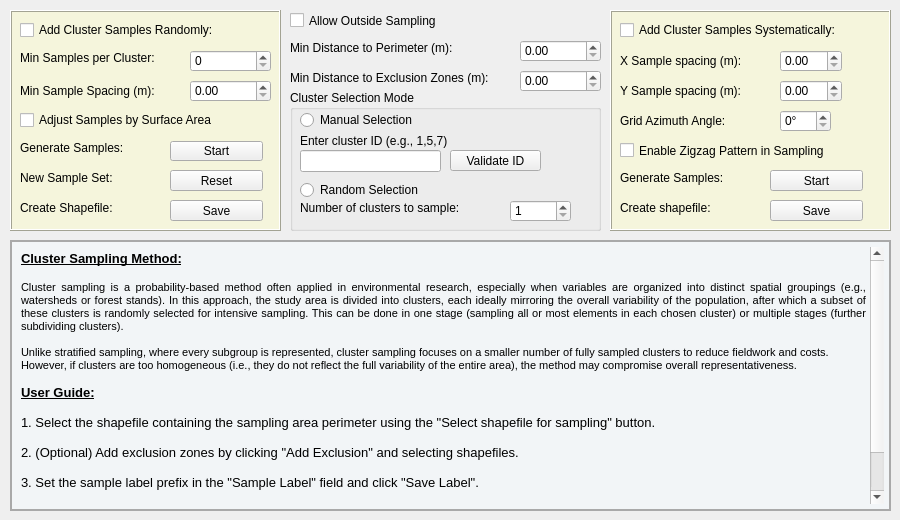
    <widget class="QWidget" name="tab_5">
     <attribute name="title">
      <string>Cluster</string>
     </attribute>
     <widget class="QFrame" name="frame_9">
      <property name="geometry">
       <rect>
        <x>10</x>
        <y>10</y>
        <width>271</width>
        <height>221</height>
       </rect>
      </property>
      <property name="styleSheet">
       <string notr="true">QFrame {
    background-color: #f5f5dc;
}</string>
      </property>
      <property name="frameShape">
       <enum>QFrame::Box</enum>
      </property>
      <property name="frameShadow">
       <enum>QFrame::Raised</enum>
      </property>
      <widget class="QLabel" name="label_39">
       <property name="geometry">
        <rect>
         <x>10</x>
         <y>40</y>
         <width>151</width>
         <height>16</height>
        </rect>
       </property>
       <property name="text">
        <string>Min Samples per Cluster:</string>
       </property>
      </widget>
      <widget class="QSpinBox" name="spinBoxnumberofclustersamples">
       <property name="geometry">
        <rect>
         <x>180</x>
         <y>40</y>
         <width>81</width>
         <height>22</height>
        </rect>
       </property>
       <property name="maximum">
        <number>10000</number>
       </property>
      </widget>
      <widget class="QLabel" name="label_40">
       <property name="geometry">
        <rect>
         <x>10</x>
         <y>70</y>
         <width>151</width>
         <height>21</height>
        </rect>
       </property>
       <property name="text">
        <string>Min Sample Spacing (m):</string>
       </property>
      </widget>
      <widget class="QDoubleSpinBox" name="doubleSpinBoxdistanceclustersamples">
       <property name="geometry">
        <rect>
         <x>180</x>
         <y>70</y>
         <width>81</width>
         <height>22</height>
        </rect>
       </property>
       <property name="maximum">
        <double>100000.000000000000000</double>
       </property>
      </widget>
      <widget class="QPushButton" name="pushButtonclusterrandomsave">
       <property name="geometry">
        <rect>
         <x>160</x>
         <y>190</y>
         <width>93</width>
         <height>21</height>
        </rect>
       </property>
       <property name="text">
        <string>Save</string>
       </property>
       <property name="autoDefault">
        <bool>false</bool>
       </property>
      </widget>
      <widget class="QLabel" name="label_41">
       <property name="geometry">
        <rect>
         <x>10</x>
         <y>190</y>
         <width>131</width>
         <height>16</height>
        </rect>
       </property>
       <property name="text">
        <string>Create Shapefile:</string>
       </property>
      </widget>
      <widget class="QPushButton" name="pushButtonclusterrandomstart">
       <property name="geometry">
        <rect>
         <x>160</x>
         <y>131</y>
         <width>93</width>
         <height>20</height>
        </rect>
       </property>
       <property name="text">
        <string>Start</string>
       </property>
       <property name="autoDefault">
        <bool>false</bool>
       </property>
      </widget>
      <widget class="QLabel" name="label_42">
       <property name="geometry">
        <rect>
         <x>10</x>
         <y>130</y>
         <width>131</width>
         <height>16</height>
        </rect>
       </property>
       <property name="text">
        <string>Generate Samples:</string>
       </property>
      </widget>
      <widget class="QPushButton" name="pushButtonclusterrandomreset">
       <property name="geometry">
        <rect>
         <x>160</x>
         <y>160</y>
         <width>93</width>
         <height>21</height>
        </rect>
       </property>
       <property name="text">
        <string>Reset</string>
       </property>
       <property name="autoDefault">
        <bool>false</bool>
       </property>
      </widget>
      <widget class="QLabel" name="label_43">
       <property name="geometry">
        <rect>
         <x>10</x>
         <y>160</y>
         <width>131</width>
         <height>16</height>
        </rect>
       </property>
       <property name="text">
        <string>New Sample Set:</string>
       </property>
      </widget>
      <widget class="QCheckBox" name="checkBoxaddclustersamplesrandomly">
       <property name="geometry">
        <rect>
         <x>10</x>
         <y>10</y>
         <width>221</width>
         <height>20</height>
        </rect>
       </property>
       <property name="text">
        <string>Add Cluster Samples Randomly:</string>
       </property>
      </widget>
      <widget class="QCheckBox" name="checkBoxadjustclustersamplesbysurfacearea">
       <property name="geometry">
        <rect>
         <x>10</x>
         <y>100</y>
         <width>231</width>
         <height>20</height>
        </rect>
       </property>
       <property name="text">
        <string>Adjust Samples by Surface Area</string>
       </property>
      </widget>
     </widget>
     <widget class="QFrame" name="frame_10">
      <property name="geometry">
       <rect>
        <x>610</x>
        <y>10</y>
        <width>281</width>
        <height>221</height>
       </rect>
      </property>
      <property name="styleSheet">
       <string notr="true">QFrame {
    background-color: #f5f5dc;
}
</string>
      </property>
      <property name="frameShape">
       <enum>QFrame::Box</enum>
      </property>
      <property name="frameShadow">
       <enum>QFrame::Raised</enum>
      </property>
      <widget class="QLabel" name="label_44">
       <property name="geometry">
        <rect>
         <x>10</x>
         <y>160</y>
         <width>151</width>
         <height>16</height>
        </rect>
       </property>
       <property name="text">
        <string>Generate Samples:</string>
       </property>
      </widget>
      <widget class="QPushButton" name="pushButtonclustersystematicstart">
       <property name="geometry">
        <rect>
         <x>160</x>
         <y>160</y>
         <width>93</width>
         <height>21</height>
        </rect>
       </property>
       <property name="text">
        <string>Start</string>
       </property>
       <property name="autoDefault">
        <bool>false</bool>
       </property>
      </widget>
      <widget class="QLabel" name="label_45">
       <property name="geometry">
        <rect>
         <x>10</x>
         <y>190</y>
         <width>151</width>
         <height>16</height>
        </rect>
       </property>
       <property name="text">
        <string>Create shapefile:</string>
       </property>
      </widget>
      <widget class="QPushButton" name="pushButtonclustersystematicsave">
       <property name="geometry">
        <rect>
         <x>160</x>
         <y>190</y>
         <width>93</width>
         <height>21</height>
        </rect>
       </property>
       <property name="text">
        <string>Save</string>
       </property>
       <property name="autoDefault">
        <bool>false</bool>
       </property>
      </widget>
      <widget class="QCheckBox" name="checkBoxaddclustersamplessystematically">
       <property name="geometry">
        <rect>
         <x>10</x>
         <y>10</y>
         <width>251</width>
         <height>20</height>
        </rect>
       </property>
       <property name="text">
        <string>Add Cluster Samples Systematically:</string>
       </property>
      </widget>
      <widget class="QDoubleSpinBox" name="doubleSpinBoxdistanceclusterysamples">
       <property name="geometry">
        <rect>
         <x>170</x>
         <y>70</y>
         <width>62</width>
         <height>22</height>
        </rect>
       </property>
       <property name="maximum">
        <double>10000.000000000000000</double>
       </property>
      </widget>
      <widget class="QLabel" name="label_46">
       <property name="geometry">
        <rect>
         <x>10</x>
         <y>40</y>
         <width>141</width>
         <height>21</height>
        </rect>
       </property>
       <property name="text">
        <string>X Sample spacing (m):</string>
       </property>
      </widget>
      <widget class="QDoubleSpinBox" name="doubleSpinBoxdistanceclusterxsamples">
       <property name="geometry">
        <rect>
         <x>170</x>
         <y>40</y>
         <width>62</width>
         <height>22</height>
        </rect>
       </property>
       <property name="maximum">
        <double>10000.000000000000000</double>
       </property>
      </widget>
      <widget class="QLabel" name="label_47">
       <property name="geometry">
        <rect>
         <x>10</x>
         <y>70</y>
         <width>141</width>
         <height>21</height>
        </rect>
       </property>
       <property name="text">
        <string>Y Sample spacing (m):</string>
       </property>
      </widget>
      <widget class="QSpinBox" name="spinBoxangleclustersystematically">
       <property name="geometry">
        <rect>
         <x>170</x>
         <y>100</y>
         <width>51</width>
         <height>22</height>
        </rect>
       </property>
       <property name="suffix">
        <string>°</string>
       </property>
       <property name="maximum">
        <number>180</number>
       </property>
      </widget>
      <widget class="QLabel" name="label_48">
       <property name="geometry">
        <rect>
         <x>10</x>
         <y>100</y>
         <width>141</width>
         <height>21</height>
        </rect>
       </property>
       <property name="text">
        <string>Grid Azimuth Angle: </string>
       </property>
      </widget>
      <widget class="QCheckBox" name="checkBoxclustersampling_zigzagcluster">
       <property name="geometry">
        <rect>
         <x>10</x>
         <y>130</y>
         <width>261</width>
         <height>21</height>
        </rect>
       </property>
       <property name="text">
        <string>Enable Zigzag Pattern in Sampling</string>
       </property>
      </widget>
     </widget>
     <widget class="QLabel" name="label_49">
      <property name="geometry">
       <rect>
        <x>290</x>
        <y>40</y>
        <width>211</width>
        <height>16</height>
       </rect>
      </property>
      <property name="text">
       <string>Min Distance to Perimeter (m):</string>
      </property>
     </widget>
     <widget class="QDoubleSpinBox" name="doubleSpinBoxdistanceclusterperimeter">
      <property name="geometry">
       <rect>
        <x>520</x>
        <y>40</y>
        <width>81</width>
        <height>22</height>
       </rect>
      </property>
      <property name="maximum">
       <double>100000.000000000000000</double>
      </property>
     </widget>
     <widget class="QLabel" name="label_50">
      <property name="geometry">
       <rect>
        <x>290</x>
        <y>70</y>
        <width>231</width>
        <height>16</height>
       </rect>
      </property>
      <property name="text">
       <string>Min Distance to Exclusion Zones (m):</string>
      </property>
     </widget>
     <widget class="QDoubleSpinBox" name="doubleSpinBoxdistanceclusterexclusion">
      <property name="geometry">
       <rect>
        <x>520</x>
        <y>70</y>
        <width>81</width>
        <height>22</height>
       </rect>
      </property>
      <property name="maximum">
       <double>100000.000000000000000</double>
      </property>
     </widget>
     <widget class="QCheckBox" name="checkBoxoutsidesamplingcluster">
      <property name="geometry">
       <rect>
        <x>290</x>
        <y>10</y>
        <width>201</width>
        <height>21</height>
       </rect>
      </property>
      <property name="text">
       <string>Allow Outside Sampling</string>
      </property>
     </widget>
     <widget class="QGroupBox" name="groupboxcluster">
      <property name="geometry">
       <rect>
        <x>290</x>
        <y>90</y>
        <width>311</width>
        <height>141</height>
       </rect>
      </property>
      <property name="styleSheet">
       <string notr="true"/>
      </property>
      <property name="title">
       <string>Cluster Selection Mode</string>
      </property>
      <widget class="QRadioButton" name="radiobuttonmanual">
       <property name="geometry">
        <rect>
         <x>10</x>
         <y>20</y>
         <width>161</width>
         <height>20</height>
        </rect>
       </property>
       <property name="text">
        <string>Manual Selection</string>
       </property>
      </widget>
      <widget class="QRadioButton" name="radiobuttonrandom">
       <property name="geometry">
        <rect>
         <x>10</x>
         <y>90</y>
         <width>141</width>
         <height>20</height>
        </rect>
       </property>
       <property name="text">
        <string>Random Selection</string>
       </property>
      </widget>
      <widget class="QLabel" name="label_51">
       <property name="geometry">
        <rect>
         <x>10</x>
         <y>40</y>
         <width>241</width>
         <height>21</height>
        </rect>
       </property>
       <property name="text">
        <string>Enter cluster ID (e.g., 1,5,7)</string>
       </property>
      </widget>
      <widget class="QLineEdit" name="lineeditclusterid">
       <property name="geometry">
        <rect>
         <x>10</x>
         <y>60</y>
         <width>141</width>
         <height>22</height>
        </rect>
       </property>
      </widget>
      <widget class="QPushButton" name="pushbuttonvalidateclusterid">
       <property name="geometry">
        <rect>
         <x>160</x>
         <y>60</y>
         <width>91</width>
         <height>21</height>
        </rect>
       </property>
       <property name="text">
        <string>Validate ID</string>
       </property>
       <property name="autoDefault">
        <bool>false</bool>
       </property>
      </widget>
      <widget class="QLabel" name="label_52">
       <property name="geometry">
        <rect>
         <x>10</x>
         <y>110</y>
         <width>211</width>
         <height>16</height>
        </rect>
       </property>
       <property name="text">
        <string>Number of clusters to sample:</string>
       </property>
      </widget>
      <widget class="QSpinBox" name="spinboxrandonclusterid">
       <property name="geometry">
        <rect>
         <x>220</x>
         <y>110</y>
         <width>61</width>
         <height>22</height>
        </rect>
       </property>
       <property name="minimum">
        <number>1</number>
       </property>
       <property name="maximum">
        <number>100000</number>
       </property>
      </widget>
     </widget>
     <widget class="QTextEdit" name="textEdit_5">
      <property name="geometry">
       <rect>
        <x>10</x>
        <y>240</y>
        <width>881</width>
        <height>271</height>
       </rect>
      </property>
      <property name="styleSheet">
       <string notr="true">QTextEdit {
    background-color: #f2f5f7;
    border: none;  /* Elimina el borde predeterminado */
    padding: 5px;
}

QTextEdit {
    border: 2px solid #A9A9A9;  /* Añade un borde personalizado */
}</string>
      </property>
      <property name="frameShape">
       <enum>QFrame::Box</enum>
      </property>
      <property name="lineWidth">
       <number>2</number>
      </property>
      <property name="html">
       <string>&lt;!DOCTYPE HTML PUBLIC &quot;-//W3C//DTD HTML 4.0//EN&quot; &quot;http://www.w3.org/TR/REC-html40/strict.dtd&quot;&gt;
&lt;html&gt;&lt;head&gt;&lt;meta name=&quot;qrichtext&quot; content=&quot;1&quot; /&gt;&lt;style type=&quot;text/css&quot;&gt;
p, li { white-space: pre-wrap; }
&lt;/style&gt;&lt;/head&gt;&lt;body style=&quot; font-family:'MS Shell Dlg 2'; font-size:8.25pt; font-weight:400; font-style:normal;&quot;&gt;
&lt;p style=&quot; margin-top:0px; margin-bottom:0px; margin-left:0px; margin-right:0px; -qt-block-indent:0; text-indent:0px;&quot;&gt;&lt;span style=&quot; font-size:10pt; font-weight:600; text-decoration: underline;&quot;&gt;Cluster Sampling Method:&lt;/span&gt;&lt;/p&gt;
&lt;p align=&quot;justify&quot; style=&quot;-qt-paragraph-type:empty; margin-top:0px; margin-bottom:0px; margin-left:0px; margin-right:0px; -qt-block-indent:0; text-indent:0px; font-size:10pt;&quot;&gt;&lt;br /&gt;&lt;/p&gt;
&lt;p align=&quot;justify&quot; style=&quot; margin-top:0px; margin-bottom:0px; margin-left:0px; margin-right:0px; -qt-block-indent:0; text-indent:0px;&quot;&gt;Cluster sampling is a probability-based method often applied in environmental research, especially when variables are organized into distinct spatial groupings (e.g., watersheds or forest stands). In this approach, the study area is divided into clusters, each ideally mirroring the overall variability of the population, after which a subset of these clusters is randomly selected for intensive sampling. This can be done in one stage (sampling all or most elements in each chosen cluster) or multiple stages (further subdividing clusters).&lt;/p&gt;
&lt;p align=&quot;justify&quot; style=&quot;-qt-paragraph-type:empty; margin-top:0px; margin-bottom:0px; margin-left:0px; margin-right:0px; -qt-block-indent:0; text-indent:0px;&quot;&gt;&lt;br /&gt;&lt;/p&gt;
&lt;p style=&quot; margin-top:0px; margin-bottom:0px; margin-left:0px; margin-right:0px; -qt-block-indent:0; text-indent:0px;&quot;&gt;Unlike stratified sampling, where every subgroup is represented, cluster sampling focuses on a smaller number of fully sampled clusters to reduce fieldwork and costs. However, if clusters are too homogeneous (i.e., they do not reflect the full variability of the entire area), the method may compromise overall representativeness.&lt;/p&gt;
&lt;p align=&quot;justify&quot; style=&quot;-qt-paragraph-type:empty; margin-top:0px; margin-bottom:0px; margin-left:0px; margin-right:0px; -qt-block-indent:0; text-indent:0px;&quot;&gt;&lt;br /&gt;&lt;/p&gt;
&lt;p align=&quot;justify&quot; style=&quot; margin-top:0px; margin-bottom:0px; margin-left:0px; margin-right:0px; -qt-block-indent:0; text-indent:0px;&quot;&gt;&lt;span style=&quot; font-size:10pt; font-weight:600; text-decoration: underline;&quot;&gt;User Guide:&lt;/span&gt;&lt;/p&gt;
&lt;p align=&quot;justify&quot; style=&quot;-qt-paragraph-type:empty; margin-top:0px; margin-bottom:0px; margin-left:0px; margin-right:0px; -qt-block-indent:0; text-indent:0px; font-size:10pt;&quot;&gt;&lt;br /&gt;&lt;/p&gt;
&lt;p align=&quot;justify&quot; style=&quot; margin-top:0px; margin-bottom:0px; margin-left:0px; margin-right:0px; -qt-block-indent:0; text-indent:0px;&quot;&gt;&lt;span style=&quot; font-size:10pt;&quot;&gt;1. Select the shapefile containing the sampling area perimeter using the &amp;quot;Select shapefile for sampling&amp;quot; button.&lt;/span&gt;&lt;/p&gt;
&lt;p align=&quot;justify&quot; style=&quot;-qt-paragraph-type:empty; margin-top:0px; margin-bottom:0px; margin-left:0px; margin-right:0px; -qt-block-indent:0; text-indent:0px; font-size:10pt;&quot;&gt;&lt;br /&gt;&lt;/p&gt;
&lt;p align=&quot;justify&quot; style=&quot; margin-top:0px; margin-bottom:0px; margin-left:0px; margin-right:0px; -qt-block-indent:0; text-indent:0px;&quot;&gt;&lt;span style=&quot; font-size:10pt;&quot;&gt;2. (Optional) Add exclusion zones by clicking &amp;quot;Add Exclusion&amp;quot; and selecting shapefiles.&lt;/span&gt;&lt;/p&gt;
&lt;p align=&quot;justify&quot; style=&quot;-qt-paragraph-type:empty; margin-top:0px; margin-bottom:0px; margin-left:0px; margin-right:0px; -qt-block-indent:0; text-indent:0px; font-size:10pt;&quot;&gt;&lt;br /&gt;&lt;/p&gt;
&lt;p align=&quot;justify&quot; style=&quot; margin-top:0px; margin-bottom:0px; margin-left:0px; margin-right:0px; -qt-block-indent:0; text-indent:0px;&quot;&gt;&lt;span style=&quot; font-size:10pt;&quot;&gt;3. Set the sample label prefix in the &amp;quot;Sample Label&amp;quot; field and click &amp;quot;Save Label&amp;quot;.&lt;/span&gt;&lt;/p&gt;
&lt;p align=&quot;justify&quot; style=&quot;-qt-paragraph-type:empty; margin-top:0px; margin-bottom:0px; margin-left:0px; margin-right:0px; -qt-block-indent:0; text-indent:0px; font-size:10pt;&quot;&gt;&lt;br /&gt;&lt;/p&gt;
&lt;p align=&quot;justify&quot; style=&quot; margin-top:0px; margin-bottom:0px; margin-left:0px; margin-right:0px; -qt-block-indent:0; text-indent:0px;&quot;&gt;&lt;span style=&quot; font-size:10pt;&quot;&gt;4. Choose a symbol for sample points from the symbol dropdown and click &amp;quot;Save Symbol&amp;quot;.&lt;/span&gt;&lt;/p&gt;
&lt;p align=&quot;justify&quot; style=&quot;-qt-paragraph-type:empty; margin-top:0px; margin-bottom:0px; margin-left:0px; margin-right:0px; -qt-block-indent:0; text-indent:0px; font-size:10pt;&quot;&gt;&lt;br /&gt;&lt;/p&gt;
&lt;p align=&quot;justify&quot; style=&quot; margin-top:0px; margin-bottom:0px; margin-left:0px; margin-right:0px; -qt-block-indent:0; text-indent:0px;&quot;&gt;&lt;span style=&quot; font-size:10pt;&quot;&gt;5. Add samples by selecting either 'Add Cluster Samples Randomly' or 'Add Cluster Samples Systematically' and follow the on-screen instructions.&lt;/span&gt;&lt;/p&gt;&lt;/body&gt;&lt;/html&gt;</string>
      </property>
     </widget>
    </widget>
